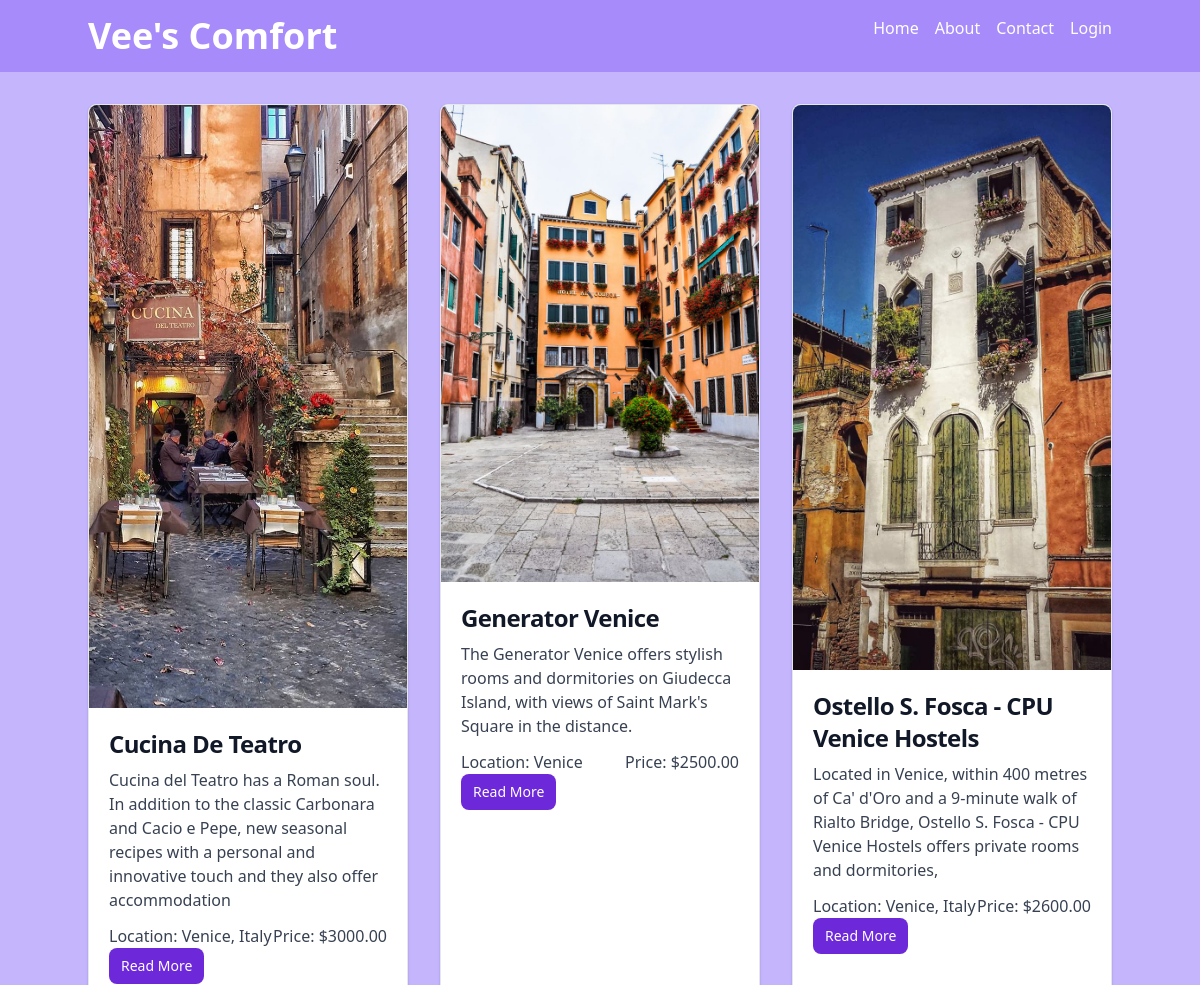
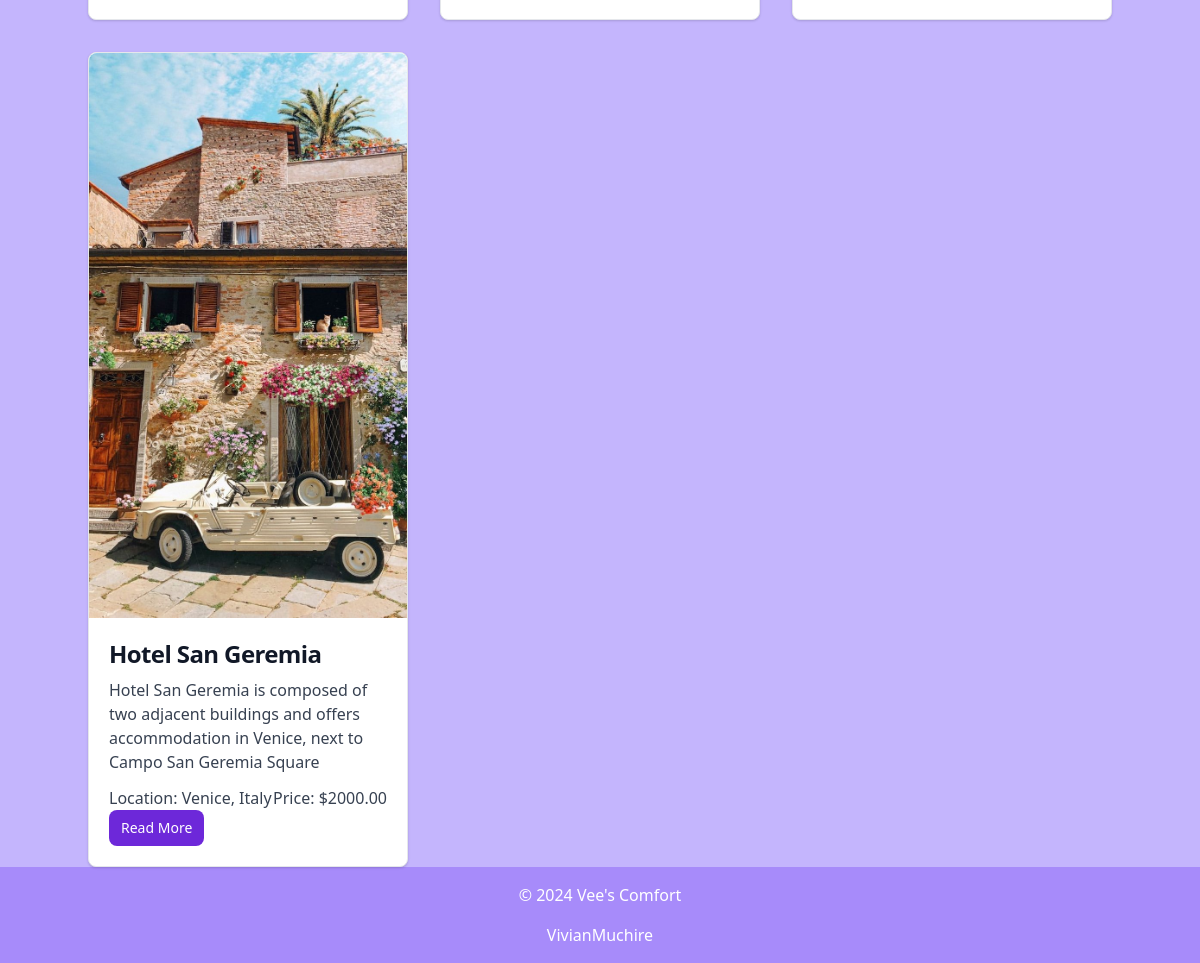
/hostels/, run on the app's committed database (2 pictures, top to bottom).
### hostelapp/models.py (models this page shows, shortened)
class Hostel(models.Model):
    name = models.CharField(max_length=255)
    description = models.TextField()
    price_per_night = models.DecimalField(max_digits=10, decimal_places=2)
    image = models.ImageField(upload_to='hostel_images/')
    location = models.CharField(max_length=100)
    room_number = models.IntegerField()
    breakfast_menu = models.ImageField(upload_to='hostel_menus/', null=True, blank=True)
    lunch_menu = models.ImageField(upload_to='hostel_menus/', null=True,)

### hostelapp/views.py (the view)
# urls.py: path('hostels/',hostel_list,name='hostel_list'),
def hostel_list(request):
    hostels=Hostel.objects.all()
    return render(request,'hostel_pages/hostel_list.html',{'hostels':hostels})

### hostelapp/templates/hostel_pages/hostel_list.html
{% extends "base.html" %}
{% block content %}
<div class="container mx-auto mt-8">
    <div class="grid grid-cols-1 md:grid-cols-3 gap-8">
        {% for hostel in hostels %}
            <div class="bg-white border border-gray-200 rounded-lg shadow flex flex-col w-full h-full object-cover">
                <a href="#">
                    <img class="rounded-t-lg" src="{{ hostel.image.url }}" alt="Hostel Image" />
                </a>
                <div class="p-5 flex-grow">
                    <a href="#">
                        <h5 class="mb-2 text-2xl font-bold tracking-tight text-gray-900">{{ hostel.name }}</h5>
                    </a>
                    <p class="mb-3 font-normal text-gray-700">{{ hostel.description }}</p>
                    <div class="flex justify-between items-center mt-auto">
                        <p class="text-gray-700">Location: {{ hostel.location }}</p>
                        <p class="text-gray-700">Price: ${{ hostel.price_per_night }}</p>
                    </div>
                    <a href="{% url 'hostelapp:hostel_detail' hostel.pk %}" class="inline-flex items-center px-3 py-2 text-sm font-medium text-center text-white bg-purple-700 rounded-lg hover:bg-purple-800 focus:ring-4 focus:outline-none focus:ring-purple-300">Read More</a>
                </div>
            </div>
        {% endfor %}
    </div>
</div>
{% endblock %}

### data on the page
Hostel: image (picture), name "Cucina De Teatro", description "Cucina del Teatro has a Roman soul. In addition to the classic Carbonara and Cacio e Pepe, new seasonal recipes with a personal and innovative touch and they also offer accommodation", location "Venice, Italy", price_per_night "3000.00"
Hostel: image (picture), name "Generator Venice", description "The Generator Venice offers stylish rooms and dormitories on Giudecca Island, with views of Saint Mark's Square in the distance.", location "Venice", price_per_night "2500.00"
Hostel: image (picture), name "Ostello S. Fosca - CPU Venice Hostels", description "Located in Venice, within 400 metres of Ca' d'Oro and a 9-minute walk of Rialto Bridge, Ostello S. Fosca - CPU Venice Hostels offers private rooms and dormitories,", location "Venice, Italy", price_per_night "2600.00"
Hostel: image (picture), name "Hotel San Geremia", description "Hotel San Geremia is composed of two adjacent buildings and offers accommodation in Venice, next to Campo San Geremia Square", location "Venice, Italy", price_per_night "2000.00"
